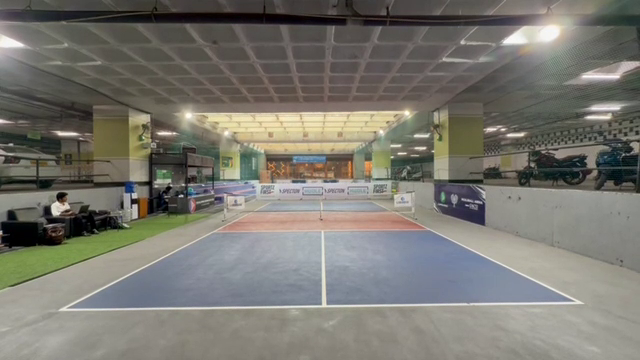
#> input picture frame 20 of input/pickleball_court.mp4, 640 x 360 px, given in place of video.mp4, which was not available
$ python 'court detection.py'
#> lines starting #> are read from the running program, lines starting #| are printed output that depends on the picture; after the words box and inside, x2 and y2 are one past the last pixel; in counts of white or black regions, pixels touching at a corner belong together; pictures that were not available may be replaced by others from this repository, and a replacement may not be noted
import cv2
import numpy as np
import os
import math

# ================= PATHS =================
INPUT_VIDEO = r"C:\Users\Niranjan\OneDrive\Documents\video.mp4"
OUTPUT_DIR = r"C:\pickleball boundary\final_output"
os.makedirs(OUTPUT_DIR, exist_ok=True)

OUT_CAM = os.path.join(OUTPUT_DIR, "half_court_camera_view.mp4")
OUT_TOP = os.path.join(OUTPUT_DIR, "half_court_topdown_with_nvz.mp4")

# ================= VIDEO =================
cap = cv2.VideoCapture(INPUT_VIDEO)
if not cap.isOpened():
    raise RuntimeError("Cannot open input video")

fps = cap.get(cv2.CAP_PROP_FPS)
W = int(cap.get(cv2.CAP_PROP_FRAME_WIDTH))
H = int(cap.get(cv2.CAP_PROP_FRAME_HEIGHT))

out_cam = cv2.VideoWriter(OUT_CAM, cv2.VideoWriter_fourcc(*'mp4v'), fps, (W, H))

# Top-down (rectified) size
TOP_W, TOP_H = 600, 800
out_top = cv2.VideoWriter(OUT_TOP, cv2.VideoWriter_fourcc(*'mp4v'), fps, (TOP_W, TOP_H))

# ================= ROI =================
ROI_TOP = int(H * 0.60)
ROI_BOT = int(H * 0.95)

# ================= NVZ =================
NVZ_RATIO = 0.18  # ~7ft / 39ft (half-court length)

# ================= LINE HELPERS =================
def line_from_points(x1, y1, x2, y2):
    a = y2 - y1
    b = x1 - x2
    c = x2 * y1 - x1 * y2
    return a, b, c

def intersect(l1, l2):
    a1, b1, c1 = l1
    a2, b2, c2 = l2
    d = a1 * b2 - a2 * b1
    if abs(d) < 1e-6:
        return None
    x = (b1 * c2 - b2 * c1) / d
    y = (a2 * c1 - a1 * c2) / d
    return int(x), int(y)

# ================= MAIN LOOP =================
while True:
    ret, frame = cap.read()
#> frame is the input picture: shape (360, 640, 3); mean B, G, R 112.1, 119.8, 121.6
    if not ret:
        break

    cam_view = frame.copy()
    topdown = np.zeros((TOP_H, TOP_W, 3), dtype=np.uint8)

    # ROI mask
    roi_mask = np.zeros((H, W), dtype=np.uint8)
    roi_mask[ROI_TOP:ROI_BOT, :] = 255

    # White line extraction (HSV)
    hsv = cv2.cvtColor(frame, cv2.COLOR_BGR2HSV)
#> hsv: shape (360, 640, 3); mean H, S, V 41.5, 37.2, 125.6
    white = cv2.inRange(hsv, (0, 0, 200), (180, 50, 255))
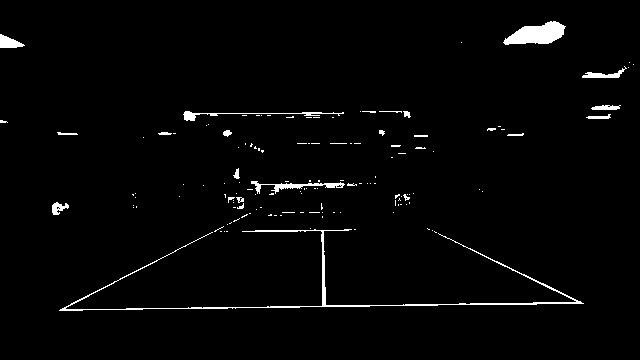
#> white: shape (360, 640); 2.1% white; 137 white regions (113 under 20 px), largest, box (x1, y1, x2, y2) and area: (59, 229, 584, 311) 1678, (503, 21, 566, 45) 939, (251, 181, 345, 194) 365
    white = cv2.bitwise_and(white, roi_mask)
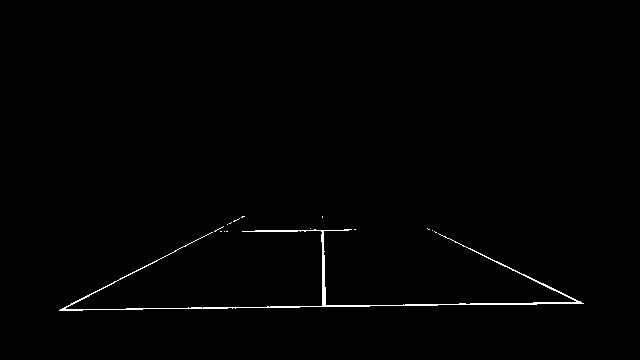
#> white: shape (360, 640); 0.75% white in thin lines or dots, all inside (x1, y1, x2, y2) = (59, 216, 584, 311)

    kernel = cv2.getStructuringElement(cv2.MORPH_RECT, (5, 5))
    white = cv2.morphologyEx(white, cv2.MORPH_CLOSE, kernel, iterations=2)

    edges = cv2.Canny(white, 50, 150)
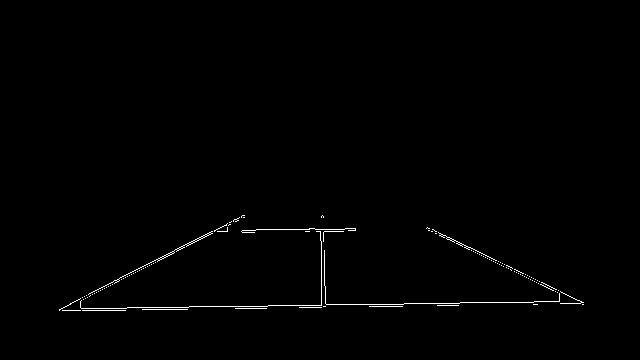
#> edges: shape (360, 640); 0.68% white in thin lines or dots, all inside (x1, y1, x2, y2) = (59, 215, 584, 311)

    # Hough
    lines = cv2.HoughLinesP(
        edges, 1, np.pi/180, 80,
        minLineLength=80, maxLineGap=200
    )
#> lines = [[59, 309, 579, 300], [59, 310, 581, 301], [61, 308, 244, 215], [66, 310, 533, 302], [217, 229, 433, 229], [434, 230, 583, 302], [121, 310, 581, 302]]

    horizontals, slanted, verticals = [], [], []

    if lines is not None:
        for l in lines:
            x1, y1, x2, y2 = l[0]
            angle = abs(math.degrees(math.atan2(y2-y1, x2-x1)))
            length = math.hypot(x2-x1, y2-y1)

            if angle < 15:
                horizontals.append((x1,y1,x2,y2))
            elif 20 < angle < 70:
                slanted.append((x1,y1,x2,y2))
            elif 80 < angle < 100:
                verticals.append((x1,y1,x2,y2,length))
#> this loop made 7 passes
#> (x1, y1, x2, y2, angle, length) on passes 1 to 7: (59, 309, 579, 300, 0.992, 520.1), (59, 310, 581, 301, 0.988, 522.1), (61, 308, 244, 215, 26.94, 205.3), (66, 310, 533, 302, 0.981, 467.1), (217, 229, 433, 229, 0, 216), (434, 230, 583, 302, 25.79, 165.5), (121, 310, 581, 302, 0.996, 460.1)
#> after the loop, horizontals = [(59, 309, 579, 300), (59, 310, 581, 301), (66, 310, 533, 302), (217, 229, 433, 229), (121, 310, 581, 302)]; slanted = [(61, 308, 244, 215), (434, 230, 583, 302)]; verticals = []

    if len(horizontals) < 2 or len(slanted) < 2:
        out_cam.write(cam_view)
        out_top.write(topdown)
        continue

    # Boundary lines
    horizontals.sort(key=lambda l:(l[1]+l[3])//2)
    slanted.sort(key=lambda l:min(l[0], l[2]))

    top_h = line_from_points(*horizontals[0])
#> in line_from_points, `a = y2 - y1`: a = 0
#> in line_from_points, `b = x1 - x2`: b = -216
#> in line_from_points, `c = x2 * y1 - x1 * y2`: c = 49464
#> top_h = (0, -216, 49464)
    bot_h = line_from_points(*horizontals[-1])
#> bot_h = (-8, -460, 143568)
    left_l = line_from_points(*slanted[0])
#> left_l = (-93, -183, 62037)
    right_l = line_from_points(*slanted[-1])
#> right_l = (72, -149, 3022)

    TL = intersect(top_h, left_l)
#> in intersect, `a1, b1, c1 = l1`: a1 = 0; b1 = -216; c1 = 49464
#> in intersect, `a2, b2, c2 = l2`: a2 = -93; b2 = -183; c2 = 62037
#> in intersect, `d = a1 * b2 - a2 * b1`: d = -20088
#> in intersect, `x = (b1 * c2 - b2 * c1) / d`: x = 216.5
#> in intersect, `y = (a2 * c1 - a1 * c2) / d`: y = 229
#> TL = (216, 229)
    TR = intersect(top_h, right_l)
#> TR = (431, 229)
    BL = intersect(bot_h, left_l)
#> BL = (54, 311)
    BR = intersect(bot_h, right_l)
#> BR = (582, 301)

    if None in (TL, TR, BL, BR):
        out_cam.write(cam_view)
        out_top.write(topdown)
        continue

    # Draw boundary (camera view)
    cv2.polylines(cam_view, [np.array([TL, TR, BR, BL])], True, (0,0,255), 4)
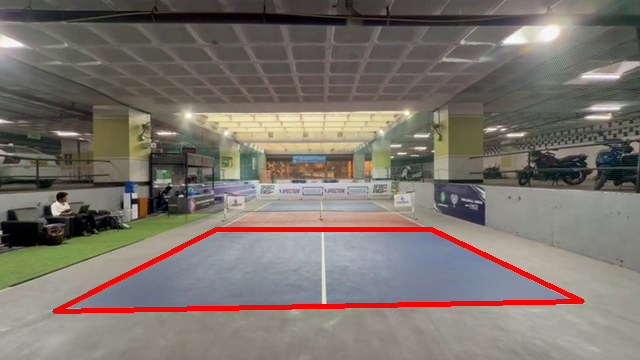
#> cam_view: shape (360, 640, 3); 2.35% of pixels changed, all inside (x1, y1, x2, y2) = (52, 227, 585, 314)

    # ================= CENTER LINE (camera view) =================
    court_center_x = (TL[0] + TR[0] + BL[0] + BR[0]) / 4
#> court_center_x = 320.8
    valid = [(x1,y1,x2,y2,l) for x1,y1,x2,y2,l in verticals
             if BL[0] < (x1+x2)/2 < BR[0]]
#> valid = []

    if valid:
        valid.sort(key=lambda v:(-v[4], abs(((v[0]+v[2])/2)-court_center_x)))
        x1,y1,x2,y2,_ = valid[0]
        center_l = line_from_points(x1,y1,x2,y2)
        Ct = intersect(center_l, top_h)
        Cb = intersect(center_l, bot_h)
        if Ct and Cb:
            cv2.line(cam_view, Ct, Cb, (255,255,255), 3)

    # ================= HOMOGRAPHY =================
    src = np.float32([TL, TR, BR, BL])
#> src = [[216, 229], [431, 229], [582, 301], [54, 311]]
    dst = np.float32([
        [0, 0],
        [TOP_W-1, 0],
        [TOP_W-1, TOP_H-1],
        [0, TOP_H-1]
    ])
    Hmat = cv2.getPerspectiveTransform(src, dst)
#> Hmat = [[-0.832, -1.64, 555.8], [-3.91e-16, -7.83, 1793], [7.55e-05, -0.00581, 1]]
    topdown = cv2.warpPerspective(frame, Hmat, (TOP_W, TOP_H))

    # ================= DRAW STRAIGHT LINES (TOP-DOWN) =================
    # Outer boundary
    cv2.rectangle(topdown, (0,0), (TOP_W-1, TOP_H-1), (0,0,255), 3)

    # Center line (perfectly vertical)
    cv2.line(topdown, (TOP_W//2, 0), (TOP_W//2, TOP_H), (255,255,255), 3)

    # ================= NVZ (KITCHEN) =================
    nvz_y = int(NVZ_RATIO * TOP_H)

    # NVZ line
    cv2.line(topdown, (0, nvz_y), (TOP_W, nvz_y), (0,255,255), 3)
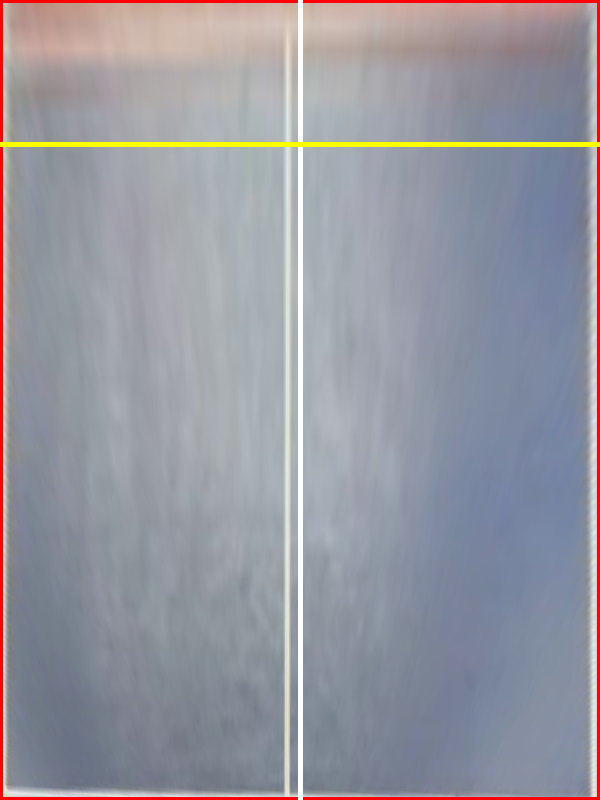
#> topdown: shape (800, 600, 3); mean B, G, R 160, 151.3, 151.5

    # Optional shaded NVZ zone
    overlay = topdown.copy()
    cv2.rectangle(overlay, (0,0), (TOP_W, nvz_y), (0,255,255), -1)
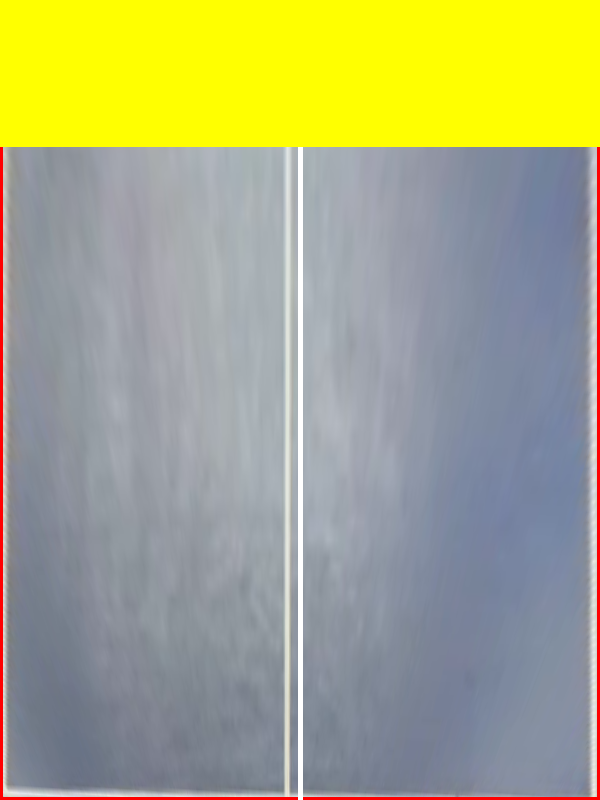
#> overlay: shape (800, 600, 3); 17.75% of pixels changed, all inside (x1, y1, x2, y2) = (0, 0, 600, 142)
    cv2.addWeighted(overlay, 0.15, topdown, 0.85, 0, topdown)
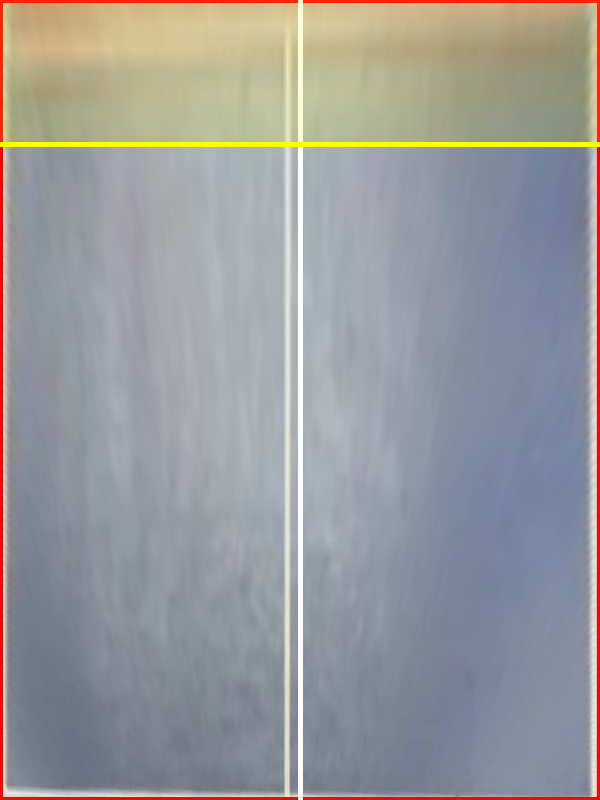
#> topdown: shape (800, 600, 3); 17.75% of pixels changed, all inside (x1, y1, x2, y2) = (0, 0, 600, 142)

    # ================= OUTPUT =================
    out_cam.write(cam_view)
    out_top.write(topdown)

    cv2.imshow("Camera View", cam_view)
    cv2.imshow("Top-Down View (Straight + NVZ)", topdown)

    if cv2.waitKey(1) == 27:
#> (key Esc is pressed here)
        break

cap.release()
out_cam.release()
out_top.release()
cv2.destroyAllWindows()

print("✅ Half court + center line + straightened court + NVZ generated")
print("📁 Camera view:", OUT_CAM)
print("📁 Top-down NVZ view:", OUT_TOP)

$ run again, starting later in the video
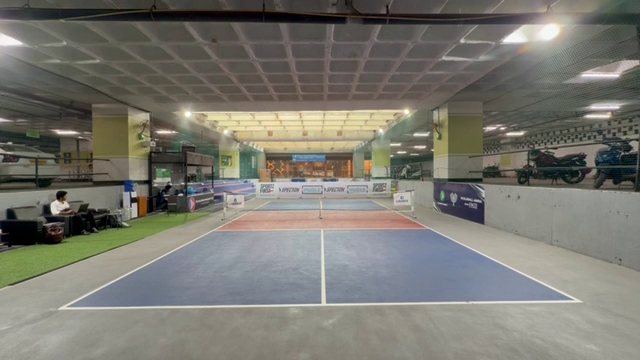
#> input picture frame 93 of input/pickleball_court.mp4, 640 x 360 px, given in place of video.mp4, which was not available
#> frame is the input picture: shape (360, 640, 3); mean B, G, R 111.6, 119.6, 121
#> hsv: shape (360, 640, 3); mean H, S, V 41.8, 37.4, 125.1
#> `white = cv2.inRange(hsv, (0, 0, 200), (180, 50, 255))`:
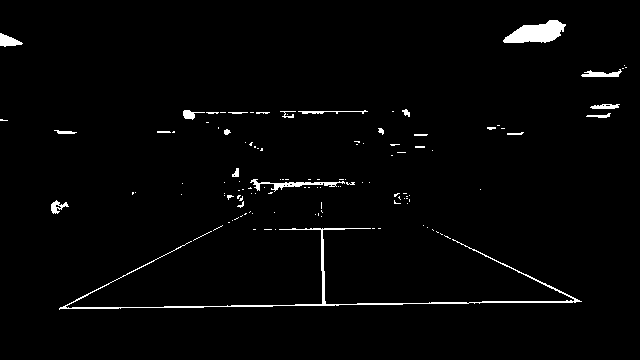
#> white: shape (360, 640); 2% white; 121 white regions (96 under 20 px), largest, box (x1, y1, x2, y2) and area: (59, 228, 582, 310) 1634, (503, 20, 566, 43) 918, (250, 179, 345, 192) 346
#> `edges = cv2.Canny(white, 50, 150)`:
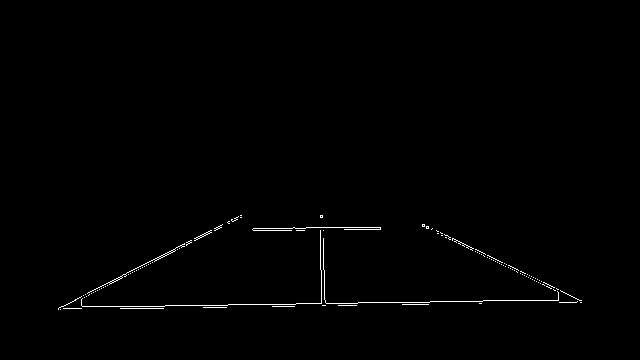
#> edges: shape (360, 640); 0.67% white in thin lines or dots, all inside (x1, y1, x2, y2) = (58, 215, 582, 310)
#> lines = [[58, 308, 578, 299], [156, 308, 577, 301], [216, 229, 428, 226], [88, 292, 241, 217], [59, 307, 576, 298]]
#> the loop `for l in lines:` made 5 passes
#> (x1, y1, x2, y2, angle, length) on passes 1 to 5: (58, 308, 578, 299, 0.992, 520.1), (156, 308, 577, 301, 0.953, 421.1), (216, 229, 428, 226, 0.811, 212), (88, 292, 241, 217, 26.11, 170.4), (59, 307, 576, 298, 0.997, 517.1)
#> after the loop `for l in lines:`: horizontals = [(58, 308, 578, 299), (156, 308, 577, 301), (216, 229, 428, 226), (59, 307, 576, 298)]; slanted = [(88, 292, 241, 217)]; verticals = []

$ run again, starting later in the video
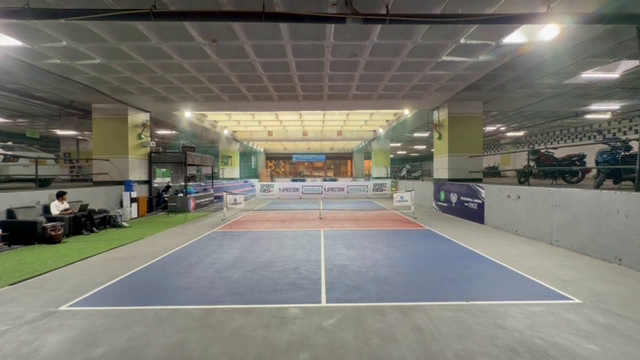
#> input picture frame 165 of input/pickleball_court.mp4, 640 x 360 px, given in place of video.mp4, which was not available
#> frame is the input picture: shape (360, 640, 3); mean B, G, R 111.6, 119.6, 120.9
#> hsv: shape (360, 640, 3); mean H, S, V 41.5, 37.1, 125.1
#> `white = cv2.inRange(hsv, (0, 0, 200), (180, 50, 255))`:
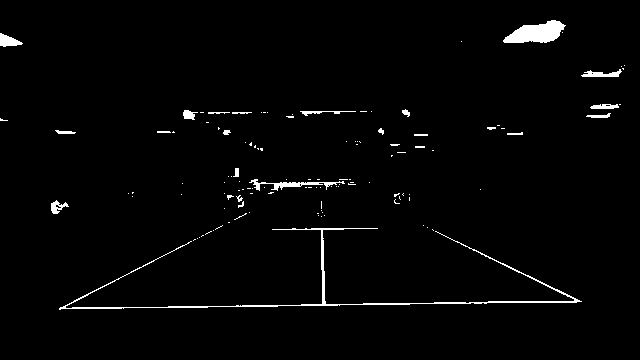
#> white: shape (360, 640); 2% white; 120 white regions (97 under 20 px), largest, box (x1, y1, x2, y2) and area: (59, 228, 582, 310) 1667, (503, 20, 566, 43) 913, (249, 179, 345, 191) 340
#> `edges = cv2.Canny(white, 50, 150)`:
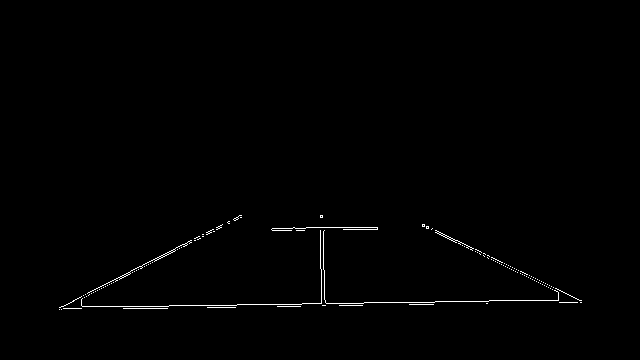
#> edges: shape (360, 640); 0.65% white in thin lines or dots, all inside (x1, y1, x2, y2) = (59, 215, 582, 310)
#> lines = [[63, 308, 578, 299], [59, 307, 576, 298], [154, 308, 487, 303], [210, 230, 428, 226], [61, 306, 241, 215]]
#> the loop `for l in lines:` made 5 passes
#> (x1, y1, x2, y2, angle, length) on passes 1 to 5: (63, 308, 578, 299, 1, 515.1), (59, 307, 576, 298, 0.997, 517.1), (154, 308, 487, 303, 0.86, 333), (210, 230, 428, 226, 1.05, 218), (61, 306, 241, 215, 26.82, 201.7)
#> after the loop `for l in lines:`: horizontals = [(63, 308, 578, 299), (59, 307, 576, 298), (154, 308, 487, 303), (210, 230, 428, 226)]; slanted = [(61, 306, 241, 215)]; verticals = []
